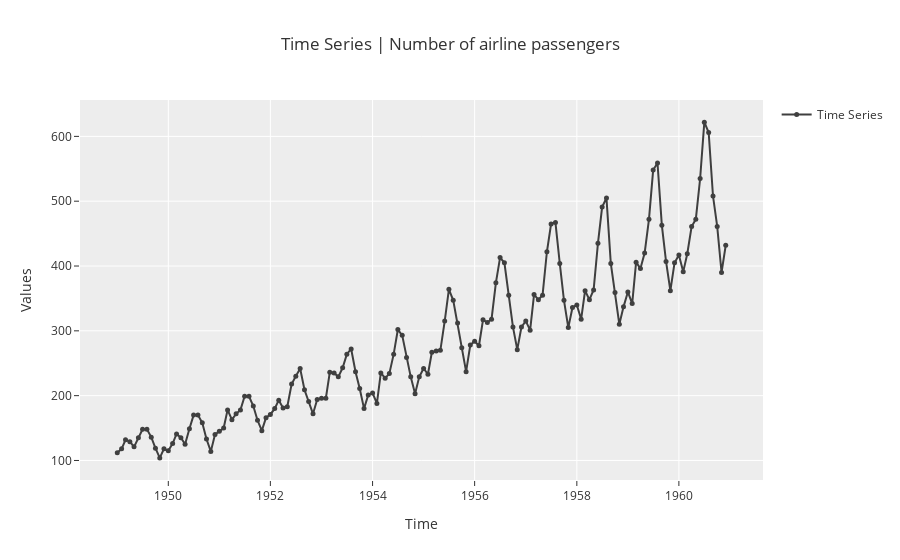
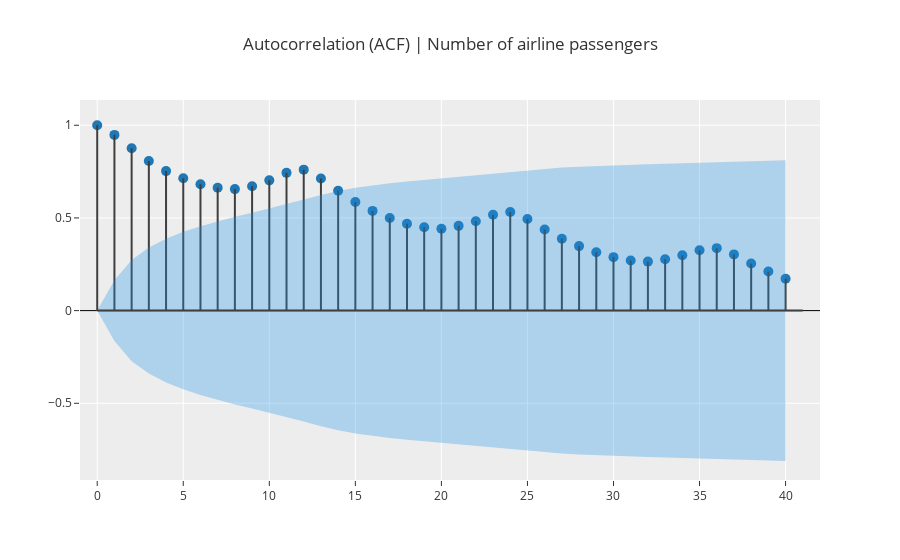

Notebook source saved alongside these figures, in order:
### Code cell
exp.plot_model()
exp.plot_model(plot="acf")

### Figure 1 — Plotly figure (JSON) as saved in the notebook; plotly's stock layout.template omitted (floating-point values rounded to 4 significant figures; data arrays with more than 128 entries replaced by an {"elided": "..."} marker saying what was removed)
{"data": [{"marker": {"color": "#3f3f3f", "size": 5}, "mode": "lines+markers", "name": "Time Series", "showlegend": true, "type": "scatter", "x": {"elided": "144 str values"}, "y": {"elided": "144 int values"}}], "layout": {"showlegend": true, "title": {"text": "Time Series | Number of airline passengers"}, "xaxis": {"title": {"text": "Time"}}, "yaxis": {"title": {"text": "Values"}}}}

### Figure 2 — Plotly figure (JSON) as saved in the notebook; plotly's stock layout.template omitted (floating-point values rounded to 4 significant figures)
{"data": [{"marker": {"color": "#1f77b4", "size": 10}, "mode": "markers", "name": "ACF", "showlegend": false, "type": "scatter", "x": [0, 1, 2, 3, 4, 5, 6, 7, 8, 9, 10, 11, 12, 13, 14, 15, 16, 17, 18, 19, 20, 21, 22, 23, 24, 25, 26, 27, 28, 29, 30, 31, 32, 33, 34, 35, 36, 37, 38, 39, 40], "y": [1, 0.948, 0.8756, 0.8067, 0.7526, 0.7138, 0.6817, 0.6629, 0.6556, 0.6709, 0.7027, 0.7432, 0.7604, 0.7127, 0.6463, 0.5859, 0.538, 0.4997, 0.4687, 0.4499, 0.4416, 0.4572, 0.4825, 0.5171, 0.5322, 0.494, 0.4377, 0.3876, 0.348, 0.315, 0.2885, 0.2708, 0.2643, 0.2768, 0.2985, 0.3256, 0.337, 0.3033, 0.254, 0.2107, 0.1722]}, {"line": {"color": "#3f3f3f"}, "mode": "lines", "name": "Lag1", "showlegend": false, "type": "scatter", "x": [0, 0], "y": [0, 1]}, {"line": {"color": "#3f3f3f"}, "mode": "lines", "name": "Lag2", "showlegend": false, "type": "scatter", "x": [1, 1], "y": [0, 0.948]}, {"line": {"color": "#3f3f3f"}, "mode": "lines", "name": "Lag3", "showlegend": false, "type": "scatter", "x": [2, 2], "y": [0, 0.8756]}, {"line": {"color": "#3f3f3f"}, "mode": "lines", "name": "Lag4", "showlegend": false, "type": "scatter", "x": [3, 3], "y": [0, 0.8067]}, {"line": {"color": "#3f3f3f"}, "mode": "lines", "name": "Lag5", "showlegend": false, "type": "scatter", "x": [4, 4], "y": [0, 0.7526]}, {"line": {"color": "#3f3f3f"}, "mode": "lines", "name": "Lag6", "showlegend": false, "type": "scatter", "x": [5, 5], "y": [0, 0.7138]}, {"line": {"color": "#3f3f3f"}, "mode": "lines", "name": "Lag7", "showlegend": false, "type": "scatter", "x": [6, 6], "y": [0, 0.6817]}, {"line": {"color": "#3f3f3f"}, "mode": "lines", "name": "Lag8", "showlegend": false, "type": "scatter", "x": [7, 7], "y": [0, 0.6629]}, {"line": {"color": "#3f3f3f"}, "mode": "lines", "name": "Lag9", "showlegend": false, "type": "scatter", "x": [8, 8], "y": [0, 0.6556]}, {"line": {"color": "#3f3f3f"}, "mode": "lines", "name": "Lag10", "showlegend": false, "type": "scatter", "x": [9, 9], "y": [0, 0.6709]}, {"line": {"color": "#3f3f3f"}, "mode": "lines", "name": "Lag11", "showlegend": false, "type": "scatter", "x": [10, 10], "y": [0, 0.7027]}, {"line": {"color": "#3f3f3f"}, "mode": "lines", "name": "Lag12", "showlegend": false, "type": "scatter", "x": [11, 11], "y": [0, 0.7432]}, {"line": {"color": "#3f3f3f"}, "mode": "lines", "name": "Lag13", "showlegend": false, "type": "scatter", "x": [12, 12], "y": [0, 0.7604]}, {"line": {"color": "#3f3f3f"}, "mode": "lines", "name": "Lag14", "showlegend": false, "type": "scatter", "x": [13, 13], "y": [0, 0.7127]}, {"line": {"color": "#3f3f3f"}, "mode": "lines", "name": "Lag15", "showlegend": false, "type": "scatter", "x": [14, 14], "y": [0, 0.6463]}, {"line": {"color": "#3f3f3f"}, "mode": "lines", "name": "Lag16", "showlegend": false, "type": "scatter", "x": [15, 15], "y": [0, 0.5859]}, {"line": {"color": "#3f3f3f"}, "mode": "lines", "name": "Lag17", "showlegend": false, "type": "scatter", "x": [16, 16], "y": [0, 0.538]}, {"line": {"color": "#3f3f3f"}, "mode": "lines", "name": "Lag18", "showlegend": false, "type": "scatter", "x": [17, 17], "y": [0, 0.4997]}, {"line": {"color": "#3f3f3f"}, "mode": "lines", "name": "Lag19", "showlegend": false, "type": "scatter", "x": [18, 18], "y": [0, 0.4687]}, {"line": {"color": "#3f3f3f"}, "mode": "lines", "name": "Lag20", "showlegend": false, "type": "scatter", "x": [19, 19], "y": [0, 0.4499]}, {"line": {"color": "#3f3f3f"}, "mode": "lines", "name": "Lag21", "showlegend": false, "type": "scatter", "x": [20, 20], "y": [0, 0.4416]}, {"line": {"color": "#3f3f3f"}, "mode": "lines", "name": "Lag22", "showlegend": false, "type": "scatter", "x": [21, 21], "y": [0, 0.4572]}, {"line": {"color": "#3f3f3f"}, "mode": "lines", "name": "Lag23", "showlegend": false, "type": "scatter", "x": [22, 22], "y": [0, 0.4825]}, {"line": {"color": "#3f3f3f"}, "mode": "lines", "name": "Lag24", "showlegend": false, "type": "scatter", "x": [23, 23], "y": [0, 0.5171]}, {"line": {"color": "#3f3f3f"}, "mode": "lines", "name": "Lag25", "showlegend": false, "type": "scatter", "x": [24, 24], "y": [0, 0.5322]}, {"line": {"color": "#3f3f3f"}, "mode": "lines", "name": "Lag26", "showlegend": false, "type": "scatter", "x": [25, 25], "y": [0, 0.494]}, {"line": {"color": "#3f3f3f"}, "mode": "lines", "name": "Lag27", "showlegend": false, "type": "scatter", "x": [26, 26], "y": [0, 0.4377]}, {"line": {"color": "#3f3f3f"}, "mode": "lines", "name": "Lag28", "showlegend": false, "type": "scatter", "x": [27, 27], "y": [0, 0.3876]}, {"line": {"color": "#3f3f3f"}, "mode": "lines", "name": "Lag29", "showlegend": false, "type": "scatter", "x": [28, 28], "y": [0, 0.348]}, {"line": {"color": "#3f3f3f"}, "mode": "lines", "name": "Lag30", "showlegend": false, "type": "scatter", "x": [29, 29], "y": [0, 0.315]}, {"line": {"color": "#3f3f3f"}, "mode": "lines", "name": "Lag31", "showlegend": false, "type": "scatter", "x": [30, 30], "y": [0, 0.2885]}, {"line": {"color": "#3f3f3f"}, "mode": "lines", "name": "Lag32", "showlegend": false, "type": "scatter", "x": [31, 31], "y": [0, 0.2708]}, {"line": {"color": "#3f3f3f"}, "mode": "lines", "name": "Lag33", "showlegend": false, "type": "scatter", "x": [32, 32], "y": [0, 0.2643]}, {"line": {"color": "#3f3f3f"}, "mode": "lines", "name": "Lag34", "showlegend": false, "type": "scatter", "x": [33, 33], "y": [0, 0.2768]}, {"line": {"color": "#3f3f3f"}, "mode": "lines", "name": "Lag35", "showlegend": false, "type": "scatter", "x": [34, 34], "y": [0, 0.2985]}, {"line": {"color": "#3f3f3f"}, "mode": "lines", "name": "Lag36", "showlegend": false, "type": "scatter", "x": [35, 35], "y": [0, 0.3256]}, {"line": {"color": "#3f3f3f"}, "mode": "lines", "name": "Lag37", "showlegend": false, "type": "scatter", "x": [36, 36], "y": [0, 0.337]}, {"line": {"color": "#3f3f3f"}, "mode": "lines", "name": "Lag38", "showlegend": false, "type": "scatter", "x": [37, 37], "y": [0, 0.3033]}, {"line": {"color": "#3f3f3f"}, "mode": "lines", "name": "Lag39", "showlegend": false, "type": "scatter", "x": [38, 38], "y": [0, 0.254]}, {"line": {"color": "#3f3f3f"}, "mode": "lines", "name": "Lag40", "showlegend": false, "type": "scatter", "x": [39, 39], "y": [0, 0.2107]}, {"line": {"color": "#3f3f3f"}, "mode": "lines", "name": "Lag41", "showlegend": false, "type": "scatter", "x": [40, 40], "y": [0, 0.1722]}, {"line": {"color": "rgba(255,255,255,0)"}, "mode": "lines", "name": "UC", "showlegend": false, "type": "scatter", "x": [0, 1, 2, 3, 4, 5, 6, 7, 8, 9, 10, 11, 12, 13, 14, 15, 16, 17, 18, 19, 20, 21, 22, 23, 24, 25, 26, 27, 28, 29, 30, 31, 32, 33, 34, 35, 36, 37, 38, 39, 40], "y": [0, 0.1633, 0.2732, 0.3399, 0.3876, 0.4248, 0.4557, 0.4821, 0.5059, 0.528, 0.5503, 0.5738, 0.5989, 0.6241, 0.6455, 0.6625, 0.6762, 0.6875, 0.6971, 0.7055, 0.7131, 0.7204, 0.7281, 0.7365, 0.7462, 0.7562, 0.7648, 0.7714, 0.7766, 0.7808, 0.7841, 0.787, 0.7895, 0.7918, 0.7944, 0.7974, 0.8009, 0.8047, 0.8077, 0.8099, 0.8113]}, {"fill": "tonexty", "fillcolor": "rgba(32, 146, 230,0.3)", "line": {"color": "rgba(255,255,255,0)"}, "mode": "lines", "name": "LC", "showlegend": false, "type": "scatter", "x": [0, 1, 2, 3, 4, 5, 6, 7, 8, 9, 10, 11, 12, 13, 14, 15, 16, 17, 18, 19, 20, 21, 22, 23, 24, 25, 26, 27, 28, 29, 30, 31, 32, 33, 34, 35, 36, 37, 38, 39, 40], "y": [0, -0.1633, -0.2732, -0.3399, -0.3876, -0.4248, -0.4557, -0.4821, -0.5059, -0.528, -0.5503, -0.5738, -0.5989, -0.6241, -0.6455, -0.6625, -0.6762, -0.6875, -0.6971, -0.7055, -0.7131, -0.7204, -0.7281, -0.7365, -0.7462, -0.7562, -0.7648, -0.7714, -0.7766, -0.7808, -0.7841, -0.787, -0.7895, -0.7918, -0.7944, -0.7974, -0.8009, -0.8047, -0.8077, -0.8099, -0.8113]}, {"line": {"color": "#3f3f3f"}, "mode": "lines", "name": "", "showlegend": false, "type": "scatter", "x": [0, 41], "y": [0, 0]}], "layout": {"title": {"text": "Autocorrelation (ACF) | Number of airline passengers"}, "xaxis": {"range": [-1, 42]}, "yaxis": {"zerolinecolor": "#000000"}}}
